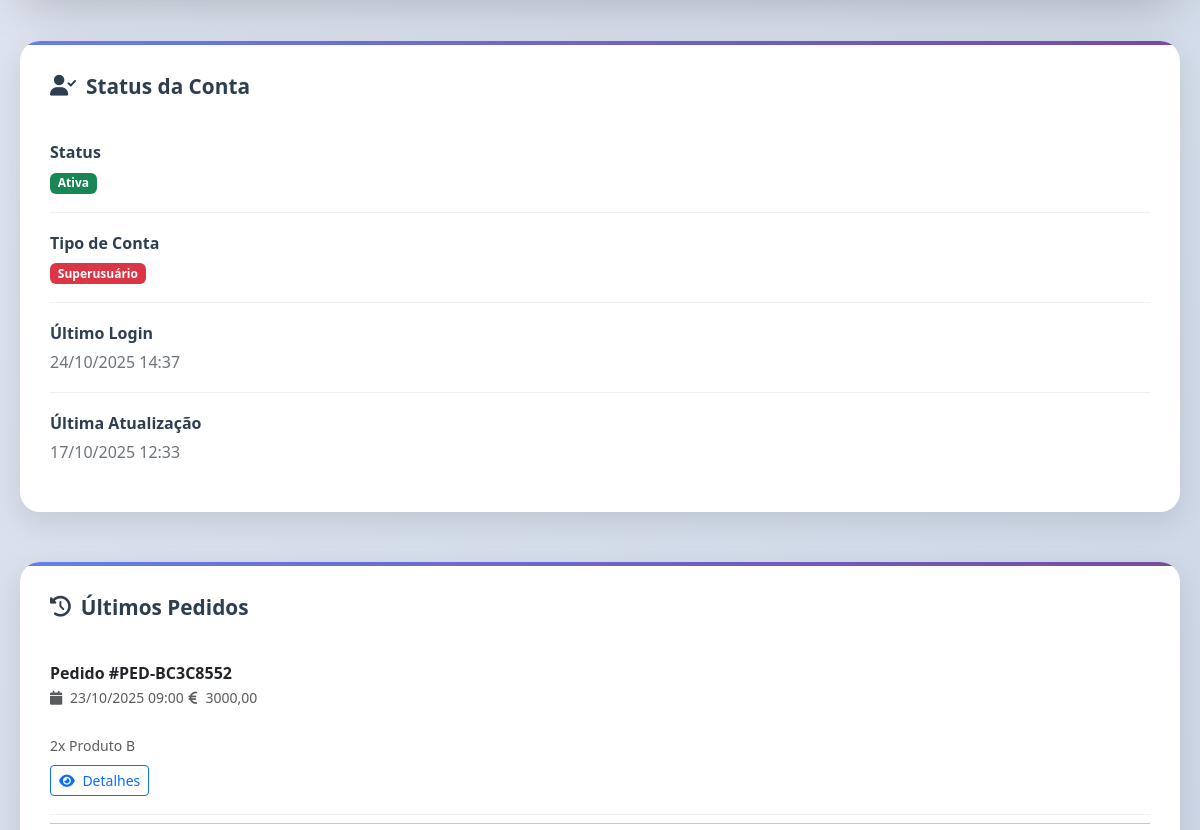
Page /register/perfil/ (signed in, middle part) on the earlier database version.
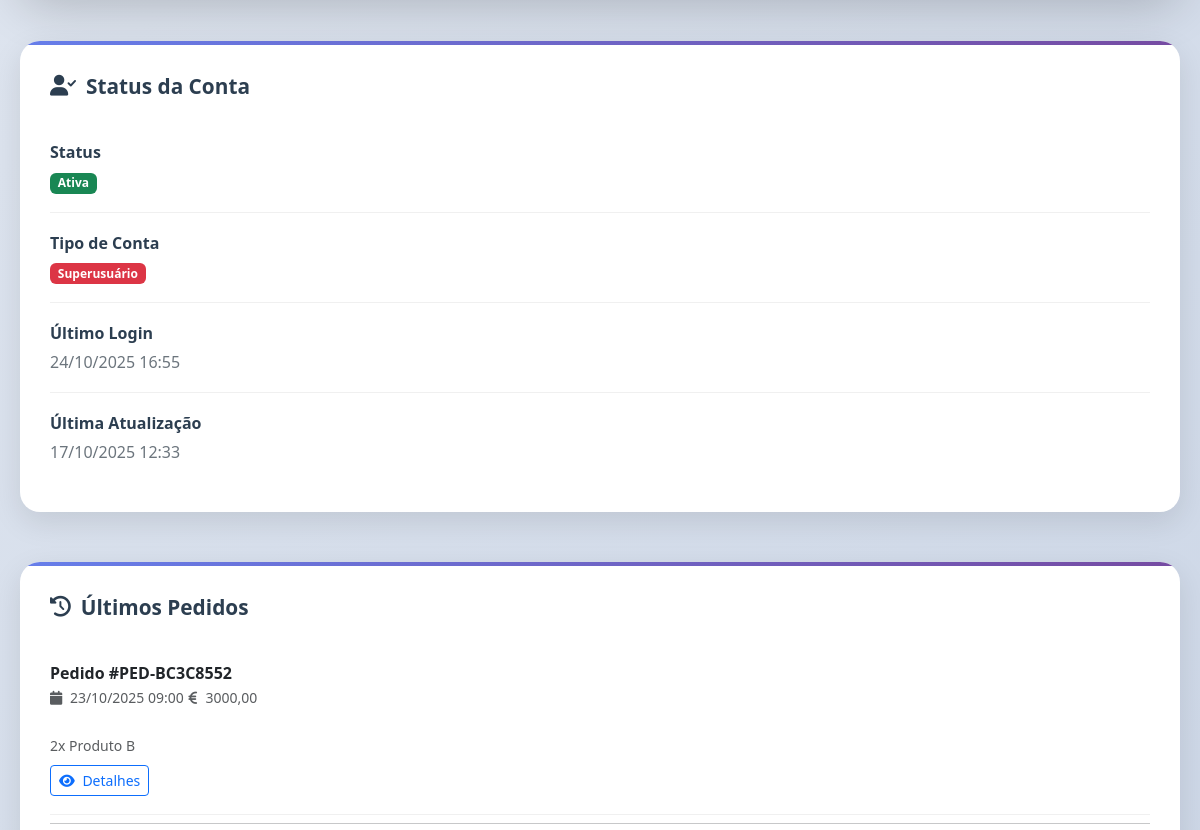
Same page on the later database version.
### conta/models.py (models this page shows, shortened)
class Usuario(AbstractUser):
    username = models.CharField(
        max_length=150,
        unique=True,
        blank=True,
        null=True
    )
    email = models.EmailField('E-mail', unique=True)
    nome = models.CharField('Nome Completo', max_length=100)
    telemovel = models.CharField('Telemóvel', max_length=15, blank=True, null=True)
    cpf = models.CharField('CPF', max_length=14, unique=True)
    data_nascimento = models.DateField('Data de Nascimento', blank=True, null=True)
    bairro = models.CharField('Bairro', max_length=100, blank=True, null=True)
    cidade = models.CharField('Cidade', max_length=100, blank=True, null=True)
    provincia = models.CharField('Província', max_length=50, blank=True, null=True)
    municipio = models.CharField('Município', max_length=50, blank=True, null=True)
    foto_perfil = models.ImageField(
        'Foto de Perfil',
        upload_to='avatars/%Y/%m/%d/',
        blank=True,
        null=True
    )
    data_criacao = models.DateTimeField('Data de Criação', default=timezone.now)
    data_atualizacao = models.DateTimeField('Data de Atualização', auto_now=True)
    USERNAME_FIELD = 'email'
    REQUIRED_FIELDS = ['nome', 'cpf', 'username']
    class Meta:
        verbose_name = 'Usuário'
        verbose_name_plural = 'Usuários'
        db_table = 'conta_usuario'

### conta/views.py (the view)
# urls.py: path('perfil/', views.perfil, name='perfil'),
@login_required
@cache_page(60 * 15)  # 15 minutos de cache para perfil
@vary_on_cookie
def perfil(request):
    usuario = request.user
    from django.core.cache import cache
    cache_key = f"perfil_data_user_{usuario.id}"
    perfil_data = cache.get(cache_key)
    if perfil_data is None:
        ultimos_pedidos = PedidoEntrega.objects.filter(
            carrinho__usuario=usuario
        ).select_related('carrinho').prefetch_related('carrinho__itens__produto').order_by('-data_solicitacao')[:3]
        total_pedidos = PedidoEntrega.objects.filter(
            carrinho__usuario=usuario
        ).count()
        pedidos_entregues = PedidoEntrega.objects.filter(
            carrinho__usuario=usuario,
            estado='entregue'
        ).count()
        total_gasto = 0
        for pedido in ultimos_pedidos:
            if hasattr(pedido.carrinho, 'total'):
                total_gasto += pedido.carrinho.total
            else:
                total_gasto += sum(item.subtotal for item in pedido.carrinho.itens.all())
        perfil_data = {
            'ultimos_pedidos': ultimos_pedidos,
            'total_pedidos': total_pedidos,
            'pedidos_entregues': pedidos_entregues,
            'total_gasto': total_gasto,
        }
        cache.set(cache_key, perfil_data, 60 * 15)
    context = {
        'usuario': usuario,
        **perfil_data
    }
    return render(request, 'perfil.html', context)

### carinho/models.py (called while the page is built)
    @property
    def total_itens(self):
        cache_key = f'carrinho_{self.id}_total_itens'
        total = cache.get(cache_key)
        if total is None:
            total = self.itens.aggregate(total=models.Sum('quantidade'))['total'] or 0
            cache.set(cache_key, total, 300)  # 5 minutos
        return total

    @property
    def subtotal(self):
        cache_key = f'carrinho_{self.id}_subtotal'
        subtotal_cache = cache.get(cache_key)
        if subtotal_cache is None:
            subtotal_cache = sum(item.subtotal for item in self.itens.all())
            cache.set(cache_key, subtotal_cache, 300)  # 5 minutos
        return subtotal_cache

    @property
    def taxa_entrega(self):
        cache_key = f'carrinho_{self.id}_taxa_entrega'
        taxa = cache.get(cache_key)
        if taxa is None:
            if self.subtotal >= Decimal('5000.00'):
                taxa = Decimal('0.00')
            else:
                taxa = Decimal('1000.00')
            cache.set(cache_key, taxa, 300)  # 5 minutos
        return taxa

### conta/templates/perfil.html (shortened to what the changed rows need)
<!DOCTYPE html>
{% load static %}
{% load cache %}
<html lang="pt-br">
<head>
    <link href="https://cdn.jsdelivr.net/npm/bootstrap@5.3.0/dist/css/bootstrap.min.css" rel="stylesheet">
    <link rel="stylesheet" href="https://cdnjs.cloudflare.com/ajax/libs/font-awesome/6.0.0/css/all.min.css">
    <link href="https://unpkg.com/aos@2.3.1/dist/aos.css" rel="stylesheet">
    {% cache 86400 css_per %}
    <link href="{% static "css/per.css" %}" rel="stylesheet">
    {% endcache %}
</head>
<body>
    <div class="main-container">
        <div class="content-grid">
            <div class="sidebar-content">
                {% cache 300 account_status request.user.id %}
                <div class="info-card" data-aos="fade-left" data-aos-delay="300">
                    <div class="info-item">
                        <div class="info-label">Último Login</div>
                        <div class="info-value">
                            {% if usuario.last_login %}
                                {{ usuario.last_login|date:"d/m/Y H:i" }}
                            {% else %}
                                <span class="empty-field">Primeiro acesso</span>
                            {% endif %}
                        </div>
                    </div>
                    <div class="info-item">
                        <div class="info-label">Última Atualização</div>
                        <div class="info-value">{{ usuario.data_atualizacao|date:"d/m/Y H:i" }}</div>
                    </div>
                </div>
                {% endcache %}
            </div>
        </div>
    </div>
</body>
</html>

Differences in the rows shown:
changed Usuario: last_login "24/10/2025 14:37" → "24/10/2025 16:55"
